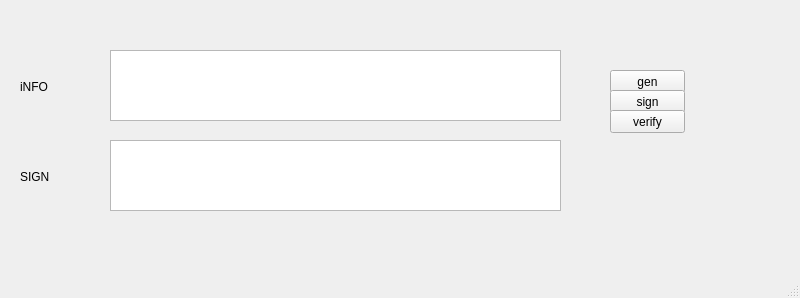
<?xml version="1.0" encoding="UTF-8"?>
<ui version="4.0">
 <class>MainWindow</class>
 <widget class="QMainWindow" name="MainWindow">
  <property name="geometry">
   <rect>
    <x>0</x>
    <y>0</y>
    <width>800</width>
    <height>298</height>
   </rect>
  </property>
  <property name="windowTitle">
   <string>MainWindow</string>
  </property>
  <widget class="QWidget" name="centralwidget">
   <widget class="QLabel" name="label">
    <property name="geometry">
     <rect>
      <x>20</x>
      <y>80</y>
      <width>47</width>
      <height>13</height>
     </rect>
    </property>
    <property name="text">
     <string>iNFO</string>
    </property>
   </widget>
   <widget class="QLabel" name="label_2">
    <property name="geometry">
     <rect>
      <x>20</x>
      <y>170</y>
      <width>47</width>
      <height>13</height>
     </rect>
    </property>
    <property name="text">
     <string>SIGN</string>
    </property>
   </widget>
   <widget class="QTextEdit" name="textEdit">
    <property name="geometry">
     <rect>
      <x>110</x>
      <y>50</y>
      <width>451</width>
      <height>71</height>
     </rect>
    </property>
   </widget>
   <widget class="QTextEdit" name="textEdit_2">
    <property name="geometry">
     <rect>
      <x>110</x>
      <y>140</y>
      <width>451</width>
      <height>71</height>
     </rect>
    </property>
   </widget>
   <widget class="QPushButton" name="btn_gen_keys">
    <property name="geometry">
     <rect>
      <x>610</x>
      <y>70</y>
      <width>75</width>
      <height>23</height>
     </rect>
    </property>
    <property name="text">
     <string>gen</string>
    </property>
   </widget>
   <widget class="QPushButton" name="btn_sign">
    <property name="geometry">
     <rect>
      <x>610</x>
      <y>90</y>
      <width>75</width>
      <height>23</height>
     </rect>
    </property>
    <property name="text">
     <string>sign</string>
    </property>
   </widget>
   <widget class="QPushButton" name="btn_verify">
    <property name="geometry">
     <rect>
      <x>610</x>
      <y>110</y>
      <width>75</width>
      <height>23</height>
     </rect>
    </property>
    <property name="text">
     <string>verify</string>
    </property>
   </widget>
  </widget>
  <widget class="QMenuBar" name="menubar">
   <property name="geometry">
    <rect>
     <x>0</x>
     <y>0</y>
     <width>800</width>
     <height>21</height>
    </rect>
   </property>
  </widget>
  <widget class="QStatusBar" name="statusbar"/>
 </widget>
 <resources/>
 <connections/>
</ui>
